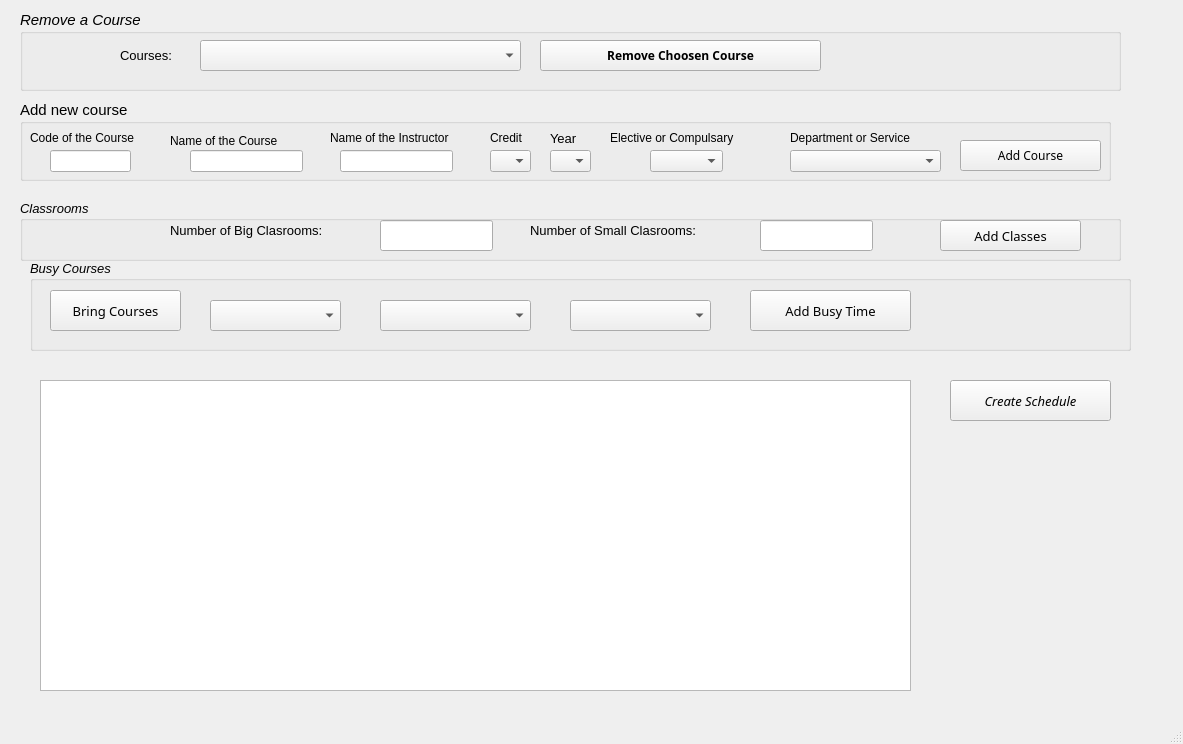
<?xml version="1.0" encoding="UTF-8"?>
<ui version="4.0">
 <class>MainWindow</class>
 <widget class="QMainWindow" name="MainWindow">
  <property name="geometry">
   <rect>
    <x>0</x>
    <y>0</y>
    <width>1183</width>
    <height>744</height>
   </rect>
  </property>
  <property name="cursor">
   <cursorShape>ArrowCursor</cursorShape>
  </property>
  <property name="windowTitle">
   <string>Course Schedule</string>
  </property>
  <widget class="QWidget" name="centralwidget">
   <widget class="QGroupBox" name="groupBox_2">
    <property name="geometry">
     <rect>
      <x>20</x>
      <y>100</y>
      <width>1091</width>
      <height>81</height>
     </rect>
    </property>
    <property name="font">
     <font>
      <family>Segoe UI</family>
      <pointsize>11</pointsize>
      <weight>50</weight>
      <italic>false</italic>
      <bold>false</bold>
     </font>
    </property>
    <property name="title">
     <string>Add new course</string>
    </property>
    <widget class="QLabel" name="label">
     <property name="geometry">
      <rect>
       <x>10</x>
       <y>30</y>
       <width>151</width>
       <height>16</height>
      </rect>
     </property>
     <property name="font">
      <font>
       <family>Segoe UI</family>
       <pointsize>9</pointsize>
       <weight>50</weight>
       <italic>false</italic>
       <bold>false</bold>
      </font>
     </property>
     <property name="text">
      <string>Code of the Course</string>
     </property>
    </widget>
    <widget class="QLabel" name="label_2">
     <property name="geometry">
      <rect>
       <x>150</x>
       <y>30</y>
       <width>161</width>
       <height>21</height>
      </rect>
     </property>
     <property name="font">
      <font>
       <family>Segoe UI</family>
       <pointsize>9</pointsize>
       <weight>50</weight>
       <italic>false</italic>
       <bold>false</bold>
      </font>
     </property>
     <property name="text">
      <string>Name of the Course</string>
     </property>
    </widget>
    <widget class="QLabel" name="label_3">
     <property name="geometry">
      <rect>
       <x>310</x>
       <y>30</y>
       <width>171</width>
       <height>16</height>
      </rect>
     </property>
     <property name="font">
      <font>
       <family>Segoe UI</family>
       <pointsize>9</pointsize>
       <weight>50</weight>
       <italic>false</italic>
       <bold>false</bold>
      </font>
     </property>
     <property name="text">
      <string>Name of the Instructor</string>
     </property>
    </widget>
    <widget class="QComboBox" name="Credit_Combo">
     <property name="geometry">
      <rect>
       <x>470</x>
       <y>50</y>
       <width>41</width>
       <height>22</height>
      </rect>
     </property>
     <property name="editable">
      <bool>false</bool>
     </property>
     <property name="currentIndex">
      <number>-1</number>
     </property>
     <item>
      <property name="text">
       <string>1</string>
      </property>
     </item>
     <item>
      <property name="text">
       <string>2</string>
      </property>
     </item>
     <item>
      <property name="text">
       <string>3</string>
      </property>
     </item>
     <item>
      <property name="text">
       <string>4</string>
      </property>
     </item>
     <item>
      <property name="text">
       <string>5</string>
      </property>
     </item>
     <item>
      <property name="text">
       <string>6</string>
      </property>
     </item>
     <item>
      <property name="text">
       <string>7</string>
      </property>
     </item>
    </widget>
    <widget class="QLabel" name="label_4">
     <property name="geometry">
      <rect>
       <x>470</x>
       <y>30</y>
       <width>55</width>
       <height>16</height>
      </rect>
     </property>
     <property name="font">
      <font>
       <family>Segoe UI</family>
       <pointsize>9</pointsize>
       <weight>50</weight>
       <italic>false</italic>
       <bold>false</bold>
      </font>
     </property>
     <property name="text">
      <string>Credit</string>
     </property>
    </widget>
    <widget class="QLabel" name="label_5">
     <property name="geometry">
      <rect>
       <x>590</x>
       <y>30</y>
       <width>161</width>
       <height>16</height>
      </rect>
     </property>
     <property name="font">
      <font>
       <family>Segoe UI</family>
       <pointsize>9</pointsize>
       <weight>50</weight>
       <italic>false</italic>
       <bold>false</bold>
      </font>
     </property>
     <property name="text">
      <string>Elective or Compulsary</string>
     </property>
    </widget>
    <widget class="QLabel" name="label_6">
     <property name="geometry">
      <rect>
       <x>770</x>
       <y>30</y>
       <width>171</width>
       <height>16</height>
      </rect>
     </property>
     <property name="font">
      <font>
       <family>Segoe UI</family>
       <pointsize>9</pointsize>
       <weight>50</weight>
       <italic>false</italic>
       <bold>false</bold>
      </font>
     </property>
     <property name="text">
      <string>Department or Service</string>
     </property>
    </widget>
    <widget class="QLineEdit" name="TA_code_new_Course">
     <property name="geometry">
      <rect>
       <x>30</x>
       <y>50</y>
       <width>81</width>
       <height>22</height>
      </rect>
     </property>
    </widget>
    <widget class="QLineEdit" name="TA_name_new_Course">
     <property name="geometry">
      <rect>
       <x>170</x>
       <y>50</y>
       <width>113</width>
       <height>22</height>
      </rect>
     </property>
    </widget>
    <widget class="QLineEdit" name="TA_Instructor_new_Course">
     <property name="geometry">
      <rect>
       <x>320</x>
       <y>50</y>
       <width>113</width>
       <height>22</height>
      </rect>
     </property>
    </widget>
    <widget class="QComboBox" name="Department_Combo">
     <property name="geometry">
      <rect>
       <x>770</x>
       <y>50</y>
       <width>151</width>
       <height>22</height>
      </rect>
     </property>
     <property name="font">
      <font>
       <family>Segoe UI</family>
       <pointsize>10</pointsize>
       <weight>50</weight>
       <italic>false</italic>
       <bold>false</bold>
      </font>
     </property>
     <property name="editable">
      <bool>false</bool>
     </property>
     <property name="currentIndex">
      <number>-1</number>
     </property>
     <item>
      <property name="text">
       <string>D</string>
      </property>
     </item>
     <item>
      <property name="text">
       <string>S</string>
      </property>
     </item>
    </widget>
    <widget class="QPushButton" name="BT_Add_new_course_">
     <property name="geometry">
      <rect>
       <x>940</x>
       <y>40</y>
       <width>141</width>
       <height>31</height>
      </rect>
     </property>
     <property name="font">
      <font>
       <family>Segoe UI Black</family>
       <pointsize>9</pointsize>
       <weight>50</weight>
       <italic>false</italic>
       <bold>false</bold>
      </font>
     </property>
     <property name="text">
      <string>Add Course</string>
     </property>
    </widget>
    <widget class="QComboBox" name="comboBox_year">
     <property name="geometry">
      <rect>
       <x>530</x>
       <y>50</y>
       <width>41</width>
       <height>22</height>
      </rect>
     </property>
     <property name="editable">
      <bool>false</bool>
     </property>
     <property name="currentIndex">
      <number>-1</number>
     </property>
     <item>
      <property name="text">
       <string>1</string>
      </property>
     </item>
     <item>
      <property name="text">
       <string>2</string>
      </property>
     </item>
     <item>
      <property name="text">
       <string>3</string>
      </property>
     </item>
     <item>
      <property name="text">
       <string>4</string>
      </property>
     </item>
    </widget>
    <widget class="QLabel" name="label_10">
     <property name="geometry">
      <rect>
       <x>530</x>
       <y>30</y>
       <width>55</width>
       <height>16</height>
      </rect>
     </property>
     <property name="font">
      <font>
       <family>Segoe UI</family>
       <pointsize>10</pointsize>
       <weight>50</weight>
       <italic>false</italic>
       <bold>false</bold>
      </font>
     </property>
     <property name="text">
      <string>Year</string>
     </property>
    </widget>
    <widget class="QComboBox" name="comboBox_status">
     <property name="geometry">
      <rect>
       <x>630</x>
       <y>50</y>
       <width>73</width>
       <height>22</height>
      </rect>
     </property>
     <property name="editable">
      <bool>false</bool>
     </property>
     <property name="currentIndex">
      <number>-1</number>
     </property>
     <item>
      <property name="text">
       <string>C</string>
      </property>
     </item>
     <item>
      <property name="text">
       <string>E</string>
      </property>
     </item>
    </widget>
   </widget>
   <widget class="QGroupBox" name="groupBox_4">
    <property name="geometry">
     <rect>
      <x>30</x>
      <y>260</y>
      <width>1101</width>
      <height>91</height>
     </rect>
    </property>
    <property name="font">
     <font>
      <family>Segoe UI</family>
      <pointsize>10</pointsize>
      <weight>50</weight>
      <italic>true</italic>
      <bold>false</bold>
      <underline>false</underline>
     </font>
    </property>
    <property name="title">
     <string>Busy Courses</string>
    </property>
    <widget class="QComboBox" name="Busy_Courses_comboBox">
     <property name="geometry">
      <rect>
       <x>180</x>
       <y>40</y>
       <width>131</width>
       <height>31</height>
      </rect>
     </property>
     <property name="font">
      <font>
       <family>Segoe UI</family>
       <pointsize>10</pointsize>
       <weight>50</weight>
       <italic>true</italic>
       <bold>false</bold>
       <underline>false</underline>
      </font>
     </property>
     <property name="editable">
      <bool>false</bool>
     </property>
     <property name="currentIndex">
      <number>-1</number>
     </property>
    </widget>
    <widget class="QComboBox" name="busy_days_combo">
     <property name="geometry">
      <rect>
       <x>350</x>
       <y>40</y>
       <width>151</width>
       <height>31</height>
      </rect>
     </property>
     <property name="font">
      <font>
       <family>Segoe UI</family>
       <pointsize>10</pointsize>
       <weight>50</weight>
       <italic>false</italic>
       <bold>false</bold>
       <underline>false</underline>
      </font>
     </property>
     <property name="editable">
      <bool>false</bool>
     </property>
     <property name="currentIndex">
      <number>-1</number>
     </property>
     <item>
      <property name="text">
       <string>Monday</string>
      </property>
     </item>
     <item>
      <property name="text">
       <string>Tuesday</string>
      </property>
     </item>
     <item>
      <property name="text">
       <string>Wednesday</string>
      </property>
     </item>
     <item>
      <property name="text">
       <string>Thursday</string>
      </property>
     </item>
     <item>
      <property name="text">
       <string>Friday</string>
      </property>
     </item>
    </widget>
    <widget class="QPushButton" name="BT_Add_Busy_course_">
     <property name="geometry">
      <rect>
       <x>720</x>
       <y>30</y>
       <width>161</width>
       <height>41</height>
      </rect>
     </property>
     <property name="font">
      <font>
       <family>Segoe UI Black</family>
       <pointsize>10</pointsize>
       <weight>50</weight>
       <italic>false</italic>
       <bold>false</bold>
       <underline>false</underline>
      </font>
     </property>
     <property name="text">
      <string>Add Busy Time</string>
     </property>
    </widget>
    <widget class="QComboBox" name="comboBox_time">
     <property name="geometry">
      <rect>
       <x>540</x>
       <y>40</y>
       <width>141</width>
       <height>31</height>
      </rect>
     </property>
     <property name="font">
      <font>
       <family>Segoe UI</family>
       <pointsize>10</pointsize>
       <weight>50</weight>
       <italic>true</italic>
       <bold>false</bold>
       <underline>false</underline>
      </font>
     </property>
     <property name="currentIndex">
      <number>-1</number>
     </property>
     <item>
      <property name="text">
       <string>Morning</string>
      </property>
     </item>
     <item>
      <property name="text">
       <string>Afternoon</string>
      </property>
     </item>
    </widget>
    <widget class="QPushButton" name="pushButton_bring">
     <property name="geometry">
      <rect>
       <x>20</x>
       <y>30</y>
       <width>131</width>
       <height>41</height>
      </rect>
     </property>
     <property name="font">
      <font>
       <family>Segoe UI Black</family>
       <italic>false</italic>
      </font>
     </property>
     <property name="text">
      <string>Bring Courses</string>
     </property>
    </widget>
   </widget>
   <widget class="QPushButton" name="BT_CreateSchedule">
    <property name="geometry">
     <rect>
      <x>950</x>
      <y>380</y>
      <width>161</width>
      <height>41</height>
     </rect>
    </property>
    <property name="font">
     <font>
      <family>Segoe UI Black</family>
      <pointsize>10</pointsize>
      <italic>true</italic>
     </font>
    </property>
    <property name="text">
     <string>Create Schedule</string>
    </property>
   </widget>
   <widget class="QGroupBox" name="groupBox_5">
    <property name="geometry">
     <rect>
      <x>20</x>
      <y>200</y>
      <width>1101</width>
      <height>61</height>
     </rect>
    </property>
    <property name="font">
     <font>
      <family>Segoe UI</family>
      <pointsize>10</pointsize>
      <weight>50</weight>
      <italic>true</italic>
      <bold>false</bold>
     </font>
    </property>
    <property name="title">
     <string>Classrooms</string>
    </property>
    <widget class="QLabel" name="label_7">
     <property name="geometry">
      <rect>
       <x>150</x>
       <y>20</y>
       <width>211</width>
       <height>21</height>
      </rect>
     </property>
     <property name="font">
      <font>
       <family>Segoe UI</family>
       <pointsize>10</pointsize>
       <weight>50</weight>
       <italic>false</italic>
       <bold>false</bold>
      </font>
     </property>
     <property name="text">
      <string>Number of Big Clasrooms:</string>
     </property>
    </widget>
    <widget class="QLineEdit" name="TA_Big_Class">
     <property name="geometry">
      <rect>
       <x>360</x>
       <y>20</y>
       <width>113</width>
       <height>31</height>
      </rect>
     </property>
     <property name="font">
      <font>
       <pointsize>12</pointsize>
       <italic>true</italic>
      </font>
     </property>
    </widget>
    <widget class="QLabel" name="label_8">
     <property name="geometry">
      <rect>
       <x>510</x>
       <y>20</y>
       <width>221</width>
       <height>21</height>
      </rect>
     </property>
     <property name="font">
      <font>
       <family>Segoe UI</family>
       <pointsize>10</pointsize>
       <weight>50</weight>
       <italic>false</italic>
       <bold>false</bold>
       <kerning>true</kerning>
      </font>
     </property>
     <property name="text">
      <string>Number of Small Clasrooms:</string>
     </property>
    </widget>
    <widget class="QLineEdit" name="TA_Small_Class">
     <property name="geometry">
      <rect>
       <x>740</x>
       <y>20</y>
       <width>113</width>
       <height>31</height>
      </rect>
     </property>
     <property name="font">
      <font>
       <pointsize>12</pointsize>
      </font>
     </property>
    </widget>
    <widget class="QPushButton" name="button_addClasses">
     <property name="geometry">
      <rect>
       <x>920</x>
       <y>20</y>
       <width>141</width>
       <height>31</height>
      </rect>
     </property>
     <property name="font">
      <font>
       <family>Segoe UI Black</family>
       <pointsize>10</pointsize>
       <weight>50</weight>
       <italic>false</italic>
       <bold>false</bold>
      </font>
     </property>
     <property name="text">
      <string>Add Classes</string>
     </property>
    </widget>
   </widget>
   <widget class="QGroupBox" name="groupBox_3">
    <property name="geometry">
     <rect>
      <x>20</x>
      <y>10</y>
      <width>1101</width>
      <height>81</height>
     </rect>
    </property>
    <property name="font">
     <font>
      <family>Segoe UI</family>
      <pointsize>11</pointsize>
      <italic>true</italic>
     </font>
    </property>
    <property name="title">
     <string>Remove a Course</string>
    </property>
    <widget class="QPushButton" name="pushButton_3">
     <property name="geometry">
      <rect>
       <x>520</x>
       <y>30</y>
       <width>281</width>
       <height>31</height>
      </rect>
     </property>
     <property name="font">
      <font>
       <family>Segoe UI Black</family>
       <pointsize>9</pointsize>
       <weight>75</weight>
       <italic>false</italic>
       <bold>true</bold>
      </font>
     </property>
     <property name="text">
      <string>Remove Choosen Course</string>
     </property>
    </widget>
    <widget class="QLabel" name="label_9">
     <property name="geometry">
      <rect>
       <x>100</x>
       <y>30</y>
       <width>71</width>
       <height>31</height>
      </rect>
     </property>
     <property name="font">
      <font>
       <family>Segoe UI</family>
       <pointsize>10</pointsize>
       <weight>50</weight>
       <italic>false</italic>
       <bold>false</bold>
      </font>
     </property>
     <property name="text">
      <string>Courses:</string>
     </property>
    </widget>
    <widget class="QComboBox" name="comboBox_REmove">
     <property name="geometry">
      <rect>
       <x>180</x>
       <y>30</y>
       <width>321</width>
       <height>31</height>
      </rect>
     </property>
     <property name="font">
      <font>
       <family>Segoe UI</family>
       <pointsize>10</pointsize>
       <italic>true</italic>
      </font>
     </property>
     <property name="editable">
      <bool>false</bool>
     </property>
     <property name="currentIndex">
      <number>-1</number>
     </property>
     <item>
      <property name="text">
       <string>CENG104</string>
      </property>
     </item>
     <item>
      <property name="text">
       <string>ENG102</string>
      </property>
     </item>
     <item>
      <property name="text">
       <string>CENG202</string>
      </property>
     </item>
     <item>
      <property name="text">
       <string>CENG204</string>
      </property>
     </item>
     <item>
      <property name="text">
       <string>CENG206</string>
      </property>
     </item>
     <item>
      <property name="text">
       <string>CENG302</string>
      </property>
     </item>
     <item>
      <property name="text">
       <string>CENG304</string>
      </property>
     </item>
     <item>
      <property name="text">
       <string>CENG306</string>
      </property>
     </item>
     <item>
      <property name="text">
       <string>CENG310</string>
      </property>
     </item>
     <item>
      <property name="text">
       <string>CENG316</string>
      </property>
     </item>
     <item>
      <property name="text">
       <string>CENG317</string>
      </property>
     </item>
     <item>
      <property name="text">
       <string>CENG318</string>
      </property>
     </item>
     <item>
      <property name="text">
       <string>CENG415</string>
      </property>
     </item>
     <item>
      <property name="text">
       <string>ENGR404</string>
      </property>
     </item>
     <item>
      <property name="text">
       <string>CENG404</string>
      </property>
     </item>
     <item>
      <property name="text">
       <string>CENG427</string>
      </property>
     </item>
     <item>
      <property name="text">
       <string>CENG451</string>
      </property>
     </item>
     <item>
      <property name="text">
       <string>CENG466</string>
      </property>
     </item>
     <item>
      <property name="text">
       <string>CENG470</string>
      </property>
     </item>
     <item>
      <property name="text">
       <string>CENG472</string>
      </property>
     </item>
     <item>
      <property name="text">
       <string>CENG474</string>
      </property>
     </item>
     <item>
      <property name="text">
       <string>ENGR402</string>
      </property>
     </item>
    </widget>
   </widget>
   <widget class="QTextEdit" name="textEdit">
    <property name="enabled">
     <bool>true</bool>
    </property>
    <property name="geometry">
     <rect>
      <x>40</x>
      <y>380</y>
      <width>871</width>
      <height>311</height>
     </rect>
    </property>
    <property name="font">
     <font>
      <family>Verdana</family>
      <pointsize>10</pointsize>
     </font>
    </property>
    <property name="readOnly">
     <bool>true</bool>
    </property>
   </widget>
  </widget>
  <widget class="QMenuBar" name="menubar">
   <property name="geometry">
    <rect>
     <x>0</x>
     <y>0</y>
     <width>1183</width>
     <height>26</height>
    </rect>
   </property>
  </widget>
  <widget class="QStatusBar" name="statusbar"/>
 </widget>
 <resources/>
 <connections/>
</ui>
